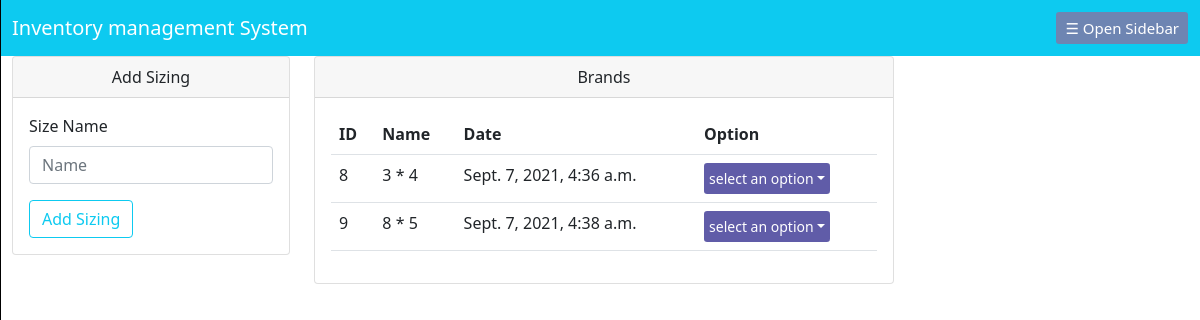
Screenshot of /Addsize (signed in) with the database file from the repository.
### datawork/models.py (models this page shows, shortened)
class Size(models.Model):
    size_name = models.CharField(max_length=200)
    size_thick = models.ForeignKey(Thickness, on_delete=models.CASCADE, null=True)
    size_doc = models.DateTimeField(default=timezone.now, null=True)

### datawork/views.py (the view, shortened to what this page needs)
# urls.py: path("Addsize", views.Addsize, name="Addsize"),
def Addsize(r):
    if r.user.is_staff or r.user.is_superuser:
        forms = sizeForms(r.POST or None)
        return render(r, "Addsize.html",{
            "size": Size.objects.all()
        })
    else:
        return redirect(errorpage)

### template/Addsize.html (shortened to what this page needs)
{% extends 'base.html' %}
{% block content %}
    <div class="col-lg-9">
        <div class="row">
            <div class="col-lg-4">
                <div class="card">
                    <div class="card-header text-center">Add Sizing</div>
                    <div class="card-body">
                        <form action="" method="POST">
                            <div class="form-group">
                                <label for="">Size Name</label>
                                <input type="text" name="size_name" id="" placeholder="Name" class="form-control mt-2">
                            </div>
                            <div class="form-group">
                                <input type="submit" value="Add Sizing" class="btn btn-outline-info mt-3">
                            </div>
                        </form>
                    </div>
                </div>
            </div>
            <div class="col-lg-8">
                <div class="card">
                    <div class="card-header text-center">Brands</div>
                    <div class="card-body">
                        <Table class="table table-hover table-stripped">
                            <tr>
                                <th>ID</th>
                                <th>Name</th>
                                <th>Date</th>
                                <th>Option</th>
                            </tr>
                            {% for s in size %}
                                <tr>
                                    <td>{{s.id}}</td>
                                    <td>{{s.size_name}}</td>
                                    <td>{{s.size_doc}}</td>
                                    <td>
                                        <button class="btn dropdown-toggle btn-sm p-1 text-white" data-bs-toggle="dropdown" style="background-color: #605ca8!important;">select an option</button>
                                    </td>
                                </tr>
                            {% endfor %}
                        </Table>
                    </div>
                </div>
            </div>
        </div>
    </div>
{% endblock  %}

### rows the page displays
Size: id "8", size_name "3 * 4", size_doc "Sept. 7, 2021, 4:36 a.m."
Size: id "9", size_name "8 * 5", size_doc "Sept. 7, 2021, 4:38 a.m."
